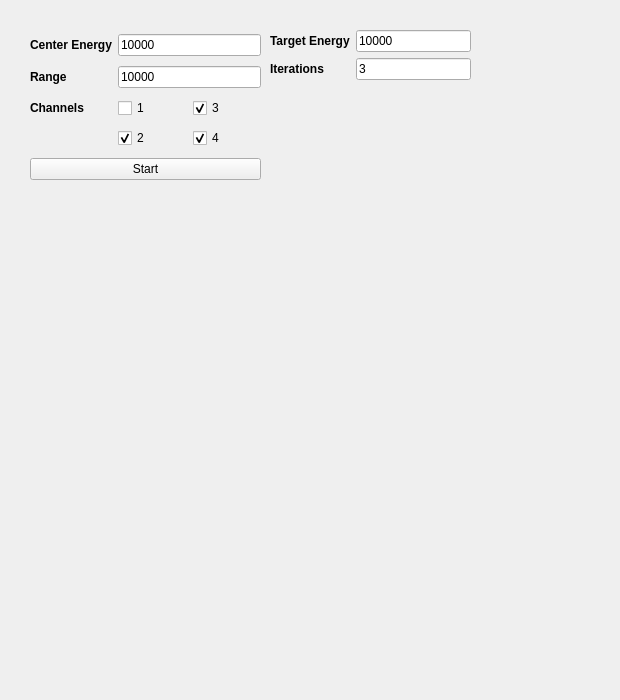
    <widget class="QWidget" name="tab_3">
     <attribute name="title">
      <string>XIA</string>
     </attribute>
     <widget class="QWidget" name="verticalLayoutWidget_6">
      <property name="geometry">
       <rect>
        <x>20</x>
        <y>200</y>
        <width>591</width>
        <height>491</height>
       </rect>
      </property>
      <layout class="QVBoxLayout" name="plot_gain_matching"/>
     </widget>
     <widget class="QWidget" name="formLayoutWidget_4">
      <property name="geometry">
       <rect>
        <x>30</x>
        <y>30</y>
        <width>231</width>
        <height>159</height>
       </rect>
      </property>
      <layout class="QGridLayout" name="gridLayout_9">
       <item row="2" column="0">
        <widget class="QLabel" name="label_67">
         <property name="font">
          <font>
           <weight>75</weight>
           <bold>true</bold>
          </font>
         </property>
         <property name="text">
          <string>Channels</string>
         </property>
        </widget>
       </item>
       <item row="1" column="0">
        <widget class="QLabel" name="label_66">
         <property name="font">
          <font>
           <weight>75</weight>
           <bold>true</bold>
          </font>
         </property>
         <property name="text">
          <string>Range</string>
         </property>
        </widget>
       </item>
       <item row="3" column="1">
        <widget class="QCheckBox" name="checkBox_gm_ch2">
         <property name="text">
          <string>2</string>
         </property>
         <property name="checked">
          <bool>true</bool>
         </property>
         <property name="tristate">
          <bool>false</bool>
         </property>
        </widget>
       </item>
       <item row="0" column="0">
        <widget class="QLabel" name="label_65">
         <property name="font">
          <font>
           <weight>75</weight>
           <bold>true</bold>
          </font>
         </property>
         <property name="text">
          <string>Center Energy</string>
         </property>
        </widget>
       </item>
       <item row="2" column="1">
        <widget class="QCheckBox" name="checkBox_gm_ch1">
         <property name="text">
          <string>1</string>
         </property>
         <property name="checked">
          <bool>false</bool>
         </property>
         <property name="tristate">
          <bool>false</bool>
         </property>
        </widget>
       </item>
       <item row="2" column="2">
        <widget class="QCheckBox" name="checkBox_gm_ch3">
         <property name="text">
          <string>3</string>
         </property>
         <property name="checked">
          <bool>true</bool>
         </property>
         <property name="tristate">
          <bool>false</bool>
         </property>
        </widget>
       </item>
       <item row="1" column="1" colspan="2">
        <widget class="QLineEdit" name="edit_range_gain_matching">
         <property name="text">
          <string>10000</string>
         </property>
        </widget>
       </item>
       <item row="0" column="1" colspan="2">
        <widget class="QLineEdit" name="edit_center_gain_matching">
         <property name="text">
          <string>10000</string>
         </property>
        </widget>
       </item>
       <item row="5" column="0" colspan="3">
        <widget class="QPushButton" name="push_gain_matching">
         <property name="text">
          <string>Start</string>
         </property>
        </widget>
       </item>
       <item row="3" column="2">
        <widget class="QCheckBox" name="checkBox_gm_ch4">
         <property name="text">
          <string>4</string>
         </property>
         <property name="checked">
          <bool>true</bool>
         </property>
         <property name="tristate">
          <bool>false</bool>
         </property>
        </widget>
       </item>
      </layout>
     </widget>
     <widget class="QWidget" name="formLayoutWidget_5">
      <property name="geometry">
       <rect>
        <x>270</x>
        <y>30</y>
        <width>201</width>
        <height>61</height>
       </rect>
      </property>
      <layout class="QFormLayout" name="formLayout_5">
       <item row="0" column="0">
        <widget class="QLabel" name="label_68">
         <property name="font">
          <font>
           <weight>75</weight>
           <bold>true</bold>
          </font>
         </property>
         <property name="text">
          <string>Target Energy</string>
         </property>
        </widget>
       </item>
       <item row="1" column="0">
        <widget class="QLabel" name="label_69">
         <property name="font">
          <font>
           <weight>75</weight>
           <bold>true</bold>
          </font>
         </property>
         <property name="text">
          <string>Iterations</string>
         </property>
        </widget>
       </item>
       <item row="0" column="1">
        <widget class="QLineEdit" name="edit_gain_matching_target">
         <property name="text">
          <string>10000</string>
         </property>
        </widget>
       </item>
       <item row="1" column="1">
        <widget class="QLineEdit" name="edit_gain_matching_iterations">
         <property name="text">
          <string>3</string>
         </property>
        </widget>
       </item>
      </layout>
     </widget>
    </widget>
